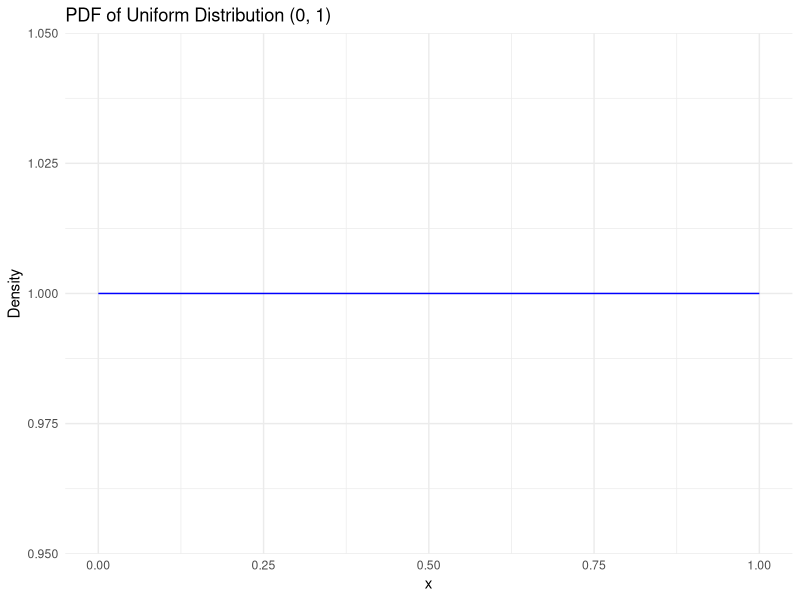
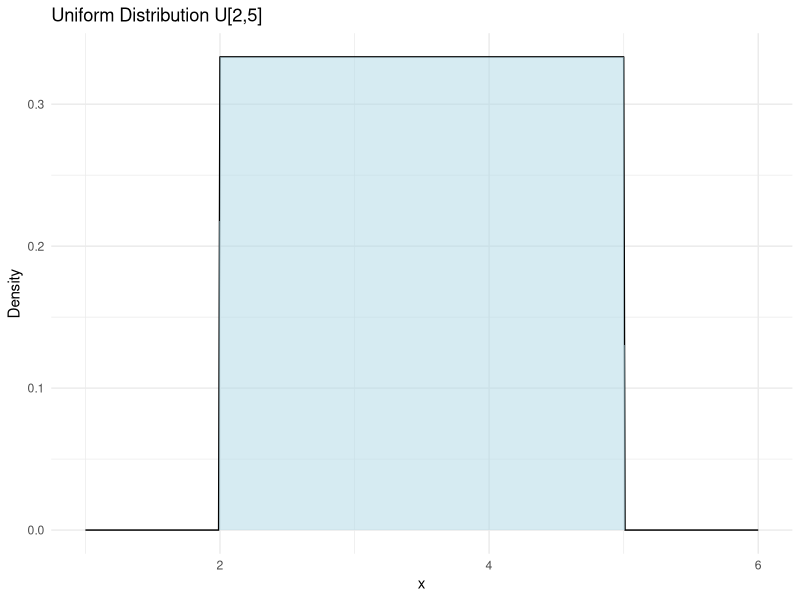
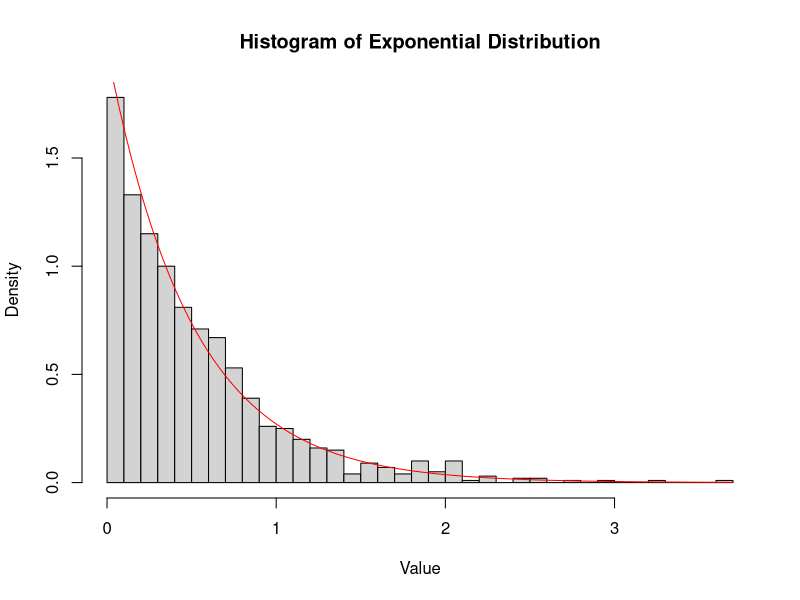
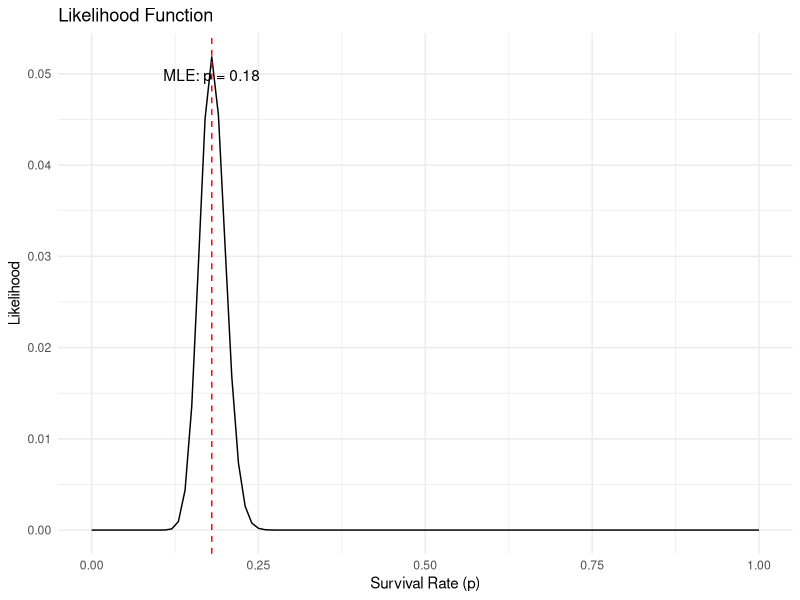
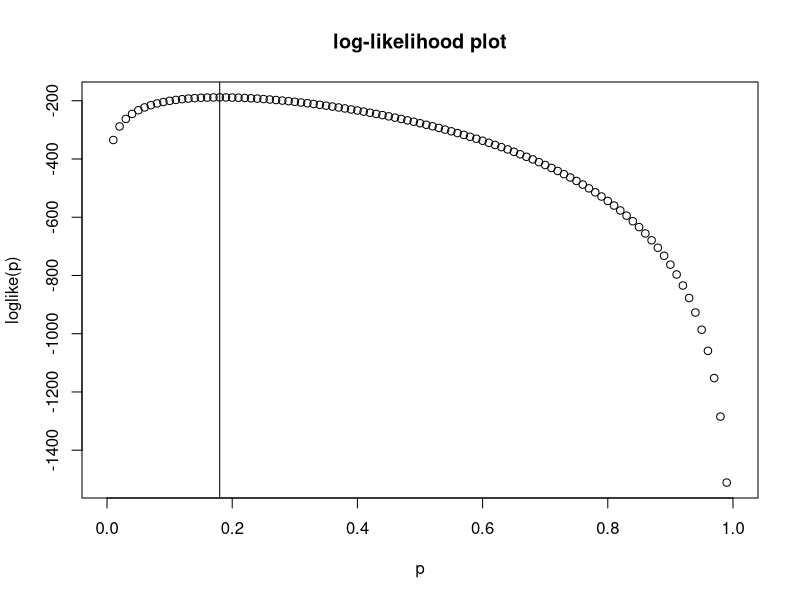

These figures' R source, in order:
## ---- chunk 1
library(ggplot2)
## ---- chunk 2
titanic_data <- data.frame(
  Class = c("First", "Second", "Third", "Crew"),
  Survived = c(203, 118, 178, 212),
  Not_Survived = c(122, 167, 528, 673)
)

print(titanic_data)

## ---- chunk 3
passengers <- sum(titanic_data$Survived)+sum(titanic_data$Not_Survived)
firstClass <- sum(titanic_data$Survived[titanic_data$Class=='First' ])+sum(titanic_data$Not_Survived[titanic_data$Class=='First' ])

round(firstClass/passengers,2)

## ---- chunk 4
survived<- sum(titanic_data$Survived)
round(survived/passengers,2)
## ---- chunk 5
round(titanic_data$Survived[titanic_data$Class =='First']/firstClass,2)
## ---- chunk 6
# Creating a dataframe for the marbles in the three bags
marbles_data <- data.frame(
  Bag = c("A", "B", "C"),
  Red_Marbles = c(2, 5, 3),
  Blue_Marbles = c(3, 1, 0)
)

# Display the dataframe
print(marbles_data)

## ---- chunk 7
round(5/6,2)
## ---- chunk 8
pbag = 1/3
PblueA <- 3/5
PblueB <- 1/6
pblueC <- 0

pblue <- PblueA * pbag + PblueB *pbag +pblueC *pbag
round(pblue,2)


## ---- chunk 9
pABlue <- (PblueA *1/3)/pblue
round(pABlue,2)
## ---- chunk 10
PredC = 1
Pred = 1-pblue

PcRed = (1*(1/3))/Pred

round(PcRed,2)
## ---- chunk 11
n <- 4
x <- 3

sol <- factorial(n)/(factorial(x) * factorial(n-x))
sol
## ---- chunk 12
n <- 4
x <- 3

sol <- choose(n, x)
print(sol)

## ---- chunk 13
# Values and corresponding probabilities
values <- c(0, 1, 2, 3)
probabilities <- c(0.5, 0.2, 0.2, 0.1)

# Calculate the expected value
E <- sum(values * probabilities)
print(round(E, 1))  

## ---- chunk 14
# Parameters
n <- 3
p <- 0.2
x <- 0

# Calculate the binomial probability
prob <- dbinom(x, n, p)
round(prob, 2)
## ---- chunk 15
# Parameters
n <- 3
p <- 0.2
x <- 3

# Calculate the binomial probability
prob <- 1-dbinom(x, n, p)
round(prob, 2)
## ---- chunk 16
# Define the uniform distribution
x <- seq(0, 1, by = 0.01)
y <- dunif(x, min = 0, max = 1)

# Create the PDF plot
pdf_plot <- data.frame(x, y)

# Plot using ggplot2
ggplot(pdf_plot, aes(x = x, y = y)) +
  geom_line(color = "blue") +
  ggtitle("PDF of Uniform Distribution (0, 1)") +
  xlab("x") +
  ylab("Density") +
  theme_minimal()
## ---- chunk 17
# Define the probability density function for the uniform distribution
pdf_uniform <- function(x) {
  ifelse(x >= 0 & x <= 1, 1, 0)
}

# Integrate the PDF from 0 to 0.5
prob <- integrate(pdf_uniform, lower = 0, upper = 0.5)$value
print(prob)

## ---- chunk 18
# Define the probability density function for the uniform distribution
pdf_uniform <- function(x) {
  ifelse(x >= 2 & x <= 6, 1, 0)
}

# Integrate the PDF from 0 to 0.5
prob <- integrate(pdf_uniform, lower = 2, upper = 3)$value
print(prob)

## ---- chunk 19
# Calculate the probability that x is between 0 and 0.5
prob <- punif(0.5, min = 0, max = 1) - punif(0, min = 0, max = 1)
print(prob)
## ---- chunk 20

# Function to plot uniform distribution
plot_uniform_distribution <- function(theta1, theta2) {
  # Create a sequence of x values
  x <- seq(theta1 - 1, theta2 + 1, by = 0.01)
  
  # Calculate the PDF values
  y <- ifelse(x >= theta1 & x <= theta2, 1 / (theta2 - theta1), 0)
  
  # Create a data frame for plotting
  data <- data.frame(x, y)
  
  # Plot the uniform distribution
  ggplot(data, aes(x = x, y = y)) +
    geom_line() +
    geom_area(fill = "lightblue", alpha = 0.5) +
    labs(title = paste("Uniform Distribution U[", theta1, ",", theta2, "]", sep = ""),
         x = "x", y = "Density") +
    theme_minimal()
}

# Plot the uniform distribution U[2, 5]
plot_uniform_distribution(2, 5)
## ---- chunk 21
# Define the limits of the uniform distribution
theta1 <- 2
theta2 <- 5

# Define the PDF for the uniform distribution U[2,6]
pdf_uniform <- function(x) {
  ifelse(x >= theta1 & x <= theta2, 1 / (theta2 - theta1), 0)
}

# Integrate the PDF from 2 to 3
prob <- integrate(pdf_uniform, lower = 2, upper = 3)$value
print(prob)

## ---- chunk 22
# Set the rate parameter
lambda <- 2

# Generate a sample of 1000 random values from the exponential distribution
set.seed(123) 
sample <- rexp(1000, rate = lambda)

# Plot the histogram of the sample
hist(sample, breaks = 30, probability = TRUE,
     main = "Histogram of Exponential Distribution",
     xlab = "Value", ylab = "Density")

# Add the theoretical density curve
curve(lambda * exp(-lambda * x), col = "red", add = TRUE)

# Mean and variance of the sample
sample_mean <- mean(sample)
sample_variance <- var(sample)

cat("Sample Mean:", sample_mean, "\n")
cat("Sample Variance:", sample_variance, "\n")
## ---- chunk 23
#| layout-ncol: 2
# Data
n <- 400
x <- 72

# Define the likelihood function
likelihood <- function(p) {
  choose(n, x) * p^x * (1 - p)^(n - x)
}

# Generate a sequence of p values for plotting
p <- seq(0, 1, by = 0.01)
likelihood_values <- sapply(p, likelihood)

# Find the MLE by maximizing the likelihood function
mle <- p[which.max(likelihood_values)]

# Plot the likelihood function
data <- data.frame(
  p = p,
  Likelihood = likelihood_values
)

ggplot(data, aes(x = p, y = Likelihood)) +
  geom_line() +
  geom_vline(xintercept = mle, linetype = "dashed", color = "red") +
  labs(title = "Likelihood Function",
       x = "Survival Rate (p)",
       y = "Likelihood") +
  annotate("text", x = mle, y = max(likelihood_values), label = paste("MLE: p =", round(mle, 2)), vjust = 2) +
  theme_minimal()


#define the logLikelihood function
loglike = function(p){
  x*log(p)+(n-x)*log(1-p)
}

plot(p,loglike(p), main = "log-likelihood plot")
abline(v= mle)
## ---- chunk 24
# Sample data
x <- c(2, 3, 5, 6, 7)

# MLE for the uniform distribution
a_hat <- min(x)
b_hat <- max(x)

# Print the estimates
cat("MLE for a:", a_hat, "\n")
cat("MLE for b:", b_hat, "\n")

## ---- chunk 25
# Sample data
x <- c(1.2, 0.5, 2.8, 3.3, 1.1)

# MLE for the exponential distribution
n <- length(x)
lambda_hat <- n / sum(x)

# Print the estimate
cat("MLE for lambda:", lambda_hat, "\n")

